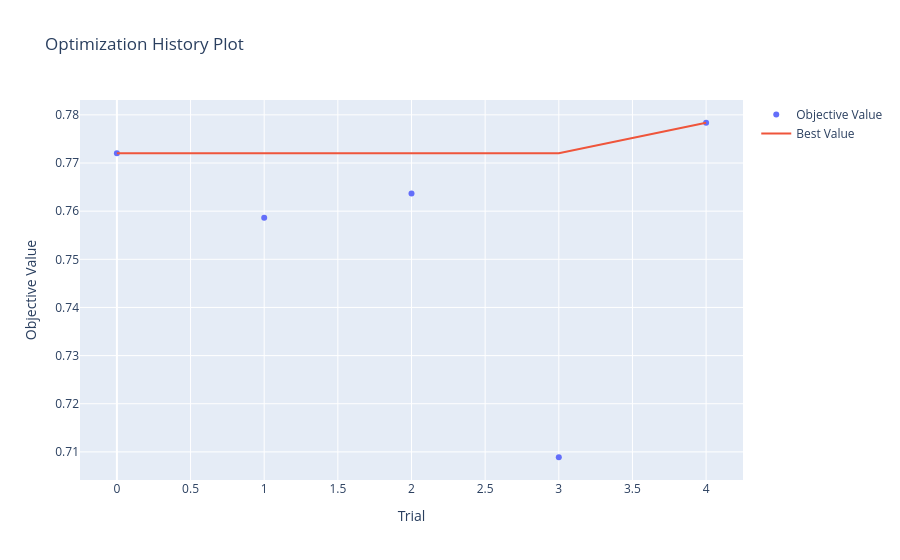
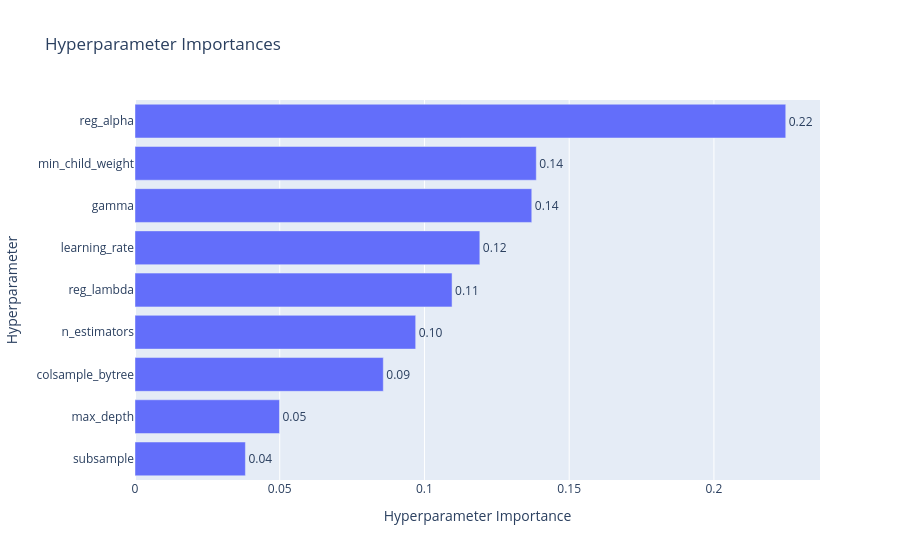
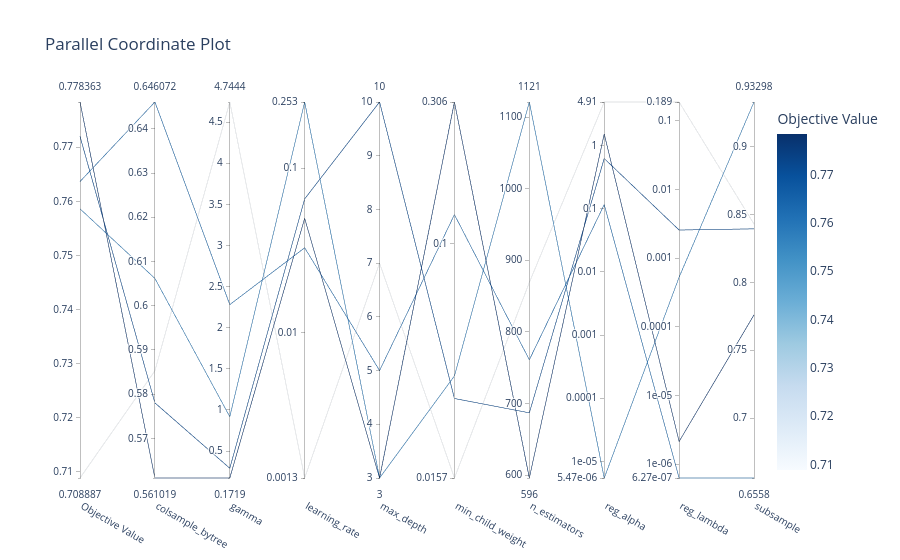

These figures' notebook cell, in order:
### Code cell
from optuna.visualization import (
    plot_optimization_history,
    plot_param_importances,
    plot_parallel_coordinate,
)

plot_optimization_history(study).show()
plot_param_importances(study).show()
plot_parallel_coordinate(study).show()

study.trials_dataframe().to_csv("optuna_xgb_trials.csv", index=False)

### Figure 1 — Plotly figure (JSON) as saved in the notebook; plotly's stock layout.template omitted (floating-point values rounded to 4 significant figures)
{"data": [{"mode": "markers", "name": "Objective Value", "type": "scatter", "x": [0, 1, 2, 3, 4], "y": [0.772, 0.7586, 0.7637, 0.7089, 0.7784]}, {"mode": "lines", "name": "Best Value", "type": "scatter", "x": [0, 1, 2, 3, 4], "y": [0.772, 0.772, 0.772, 0.772, 0.7784]}, {"marker": {"color": "#cccccc"}, "mode": "markers", "name": "Infeasible Trial", "showlegend": false, "type": "scatter", "x": [], "y": []}], "layout": {"title": {"text": "Optimization History Plot"}, "xaxis": {"title": {"text": "Trial"}}, "yaxis": {"title": {"text": "Objective Value"}}}}

### Figure 2 — Plotly figure (JSON) as saved in the notebook; plotly's stock layout.template omitted (floating-point values rounded to 4 significant figures)
{"data": [{"cliponaxis": false, "hovertemplate": ["subsample (FloatDistribution): 0.03814139138521583<extra></extra>", "max_depth (IntDistribution): 0.04991453473973336<extra></extra>", "colsample_bytree (FloatDistribution): 0.08578195085252255<extra></extra>", "n_estimators (IntDistribution): 0.09696795417773324<extra></extra>", "reg_lambda (FloatDistribution): 0.10953549578951494<extra></extra>", "learning_rate (FloatDistribution): 0.11913036159675837<extra></extra>", "gamma (FloatDistribution): 0.13707285161763078<extra></extra>", "min_child_weight (FloatDistribution): 0.13863701873802217<extra></extra>", "reg_alpha (FloatDistribution): 0.22481844110286875<extra></extra>"], "name": "Objective Value", "orientation": "h", "text": ["0.04", "0.05", "0.09", "0.10", "0.11", "0.12", "0.14", "0.14", "0.22"], "textposition": "outside", "type": "bar", "x": [0.03814, 0.04991, 0.08578, 0.09697, 0.1095, 0.1191, 0.1371, 0.1386, 0.2248], "y": ["subsample", "max_depth", "colsample_bytree", "n_estimators", "reg_lambda", "learning_rate", "gamma", "min_child_weight", "reg_alpha"]}], "layout": {"title": {"text": "Hyperparameter Importances"}, "xaxis": {"title": {"text": "Hyperparameter Importance"}}, "yaxis": {"title": {"text": "Hyperparameter"}}}}

### Figure 3 — Plotly figure (JSON) as saved in the notebook; plotly's stock layout.template omitted (floating-point values rounded to 4 significant figures)
{"data": [{"dimensions": [{"label": "Objective Value", "range": [0.7089, 0.7784], "values": [0.772, 0.7586, 0.7637, 0.7089, 0.7784]}, {"label": "colsample_bytree", "range": [0.561, 0.6461], "values": [0.578, 0.6062, 0.6461, 0.5853, 0.561]}, {"label": "gamma", "range": [0.1719, 4.744], "values": [0.2904, 0.917, 2.28, 4.744, 0.1719]}, {"label": "learning_rate", "range": [-2.885, -0.5974], "ticktext": ["0.0013", "0.01", "0.1", "0.253"], "tickvals": [-2.885, -2, -1, -0.5974], "values": [-1.187, -0.5974, -1.484, -2.885, -1.305]}, {"label": "max_depth", "range": [3, 10], "values": [10, 3, 5, 7, 3]}, {"label": "min_child_weight", "range": [-1.805, -0.5145], "ticktext": ["0.0157", "0.1", "0.306"], "tickvals": [-1.805, -1, -0.5145], "values": [-1.532, -1.455, -0.9009, -1.805, -0.5145]}, {"label": "n_estimators", "range": [596, 1121], "values": [687, 1121, 761, 869, 596]}, {"label": "reg_alpha", "range": [-5.262, 0.6907], "ticktext": ["5.47e-06", "1e-05", "0.0001", "0.001", "0.01", "0.1", "1", "4.91"], "tickvals": [-5.262, -5, -4, -3, -2, -1, 0, 0.6907], "values": [-0.2044, -5.262, -0.9334, 0.6907, 0.1839]}, {"label": "reg_lambda", "range": [-6.203, -0.7244], "ticktext": ["6.27e-07", "1e-06", "1e-05", "0.0001", "0.001", "0.01", "0.1", "0.189"], "tickvals": [-6.203, -6, -5, -4, -3, -2, -1, -0.7244], "values": [-2.59, -3.277, -6.203, -0.7244, -5.671]}, {"label": "subsample", "range": [0.6558, 0.933], "values": [0.8395, 0.933, 0.6558, 0.843, 0.7761]}], "labelangle": 30, "labelside": "bottom", "line": {"color": [0.772, 0.7586, 0.7637, 0.7089, 0.7784], "colorbar": {"title": {"text": "Objective Value"}}, "colorscale": [[0, "rgb(247,251,255)"], [0.125, "rgb(222,235,247)"], [0.25, "rgb(198,219,239)"], [0.375, "rgb(158,202,225)"], [0.5, "rgb(107,174,214)"], [0.625, "rgb(66,146,198)"], [0.75, "rgb(33,113,181)"], [0.875, "rgb(8,81,156)"], [1, "rgb(8,48,107)"]], "reversescale": false, "showscale": true}, "type": "parcoords"}], "layout": {"title": {"text": "Parallel Coordinate Plot"}}}
